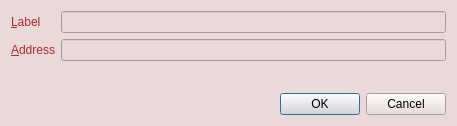
<?xml version="1.0" encoding="UTF-8"?>
<ui version="4.0">
 <class>EditAddressDialog</class>
 <widget class="QDialog" name="EditAddressDialog">
  <property name="geometry">
   <rect>
    <x>0</x>
    <y>0</y>
    <width>457</width>
    <height>126</height>
   </rect>
  </property>
  <property name="palette">
   <palette>
    <active>
     <colorrole role="Button">
      <brush brushstyle="SolidPattern">
       <color alpha="255">
        <red>233</red>
        <green>217</green>
        <blue>216</blue>
       </color>
      </brush>
     </colorrole>
     <colorrole role="Base">
      <brush brushstyle="SolidPattern">
       <color alpha="255">
        <red>233</red>
        <green>217</green>
        <blue>216</blue>
       </color>
      </brush>
     </colorrole>
     <colorrole role="Window">
      <brush brushstyle="SolidPattern">
       <color alpha="255">
        <red>233</red>
        <green>217</green>
        <blue>216</blue>
       </color>
      </brush>
     </colorrole>
    </active>
    <inactive>
     <colorrole role="Button">
      <brush brushstyle="SolidPattern">
       <color alpha="255">
        <red>233</red>
        <green>217</green>
        <blue>216</blue>
       </color>
      </brush>
     </colorrole>
     <colorrole role="Base">
      <brush brushstyle="SolidPattern">
       <color alpha="255">
        <red>233</red>
        <green>217</green>
        <blue>216</blue>
       </color>
      </brush>
     </colorrole>
     <colorrole role="Window">
      <brush brushstyle="SolidPattern">
       <color alpha="255">
        <red>233</red>
        <green>217</green>
        <blue>216</blue>
       </color>
      </brush>
     </colorrole>
    </inactive>
    <disabled>
     <colorrole role="Button">
      <brush brushstyle="SolidPattern">
       <color alpha="255">
        <red>233</red>
        <green>217</green>
        <blue>216</blue>
       </color>
      </brush>
     </colorrole>
     <colorrole role="Base">
      <brush brushstyle="SolidPattern">
       <color alpha="255">
        <red>233</red>
        <green>217</green>
        <blue>216</blue>
       </color>
      </brush>
     </colorrole>
     <colorrole role="Window">
      <brush brushstyle="SolidPattern">
       <color alpha="255">
        <red>233</red>
        <green>217</green>
        <blue>216</blue>
       </color>
      </brush>
     </colorrole>
    </disabled>
   </palette>
  </property>
  <property name="windowTitle">
   <string>Edit Address</string>
  </property>
  <layout class="QVBoxLayout" name="verticalLayout">
   <item>
    <layout class="QFormLayout" name="formLayout">
     <property name="fieldGrowthPolicy">
      <enum>QFormLayout::AllNonFixedFieldsGrow</enum>
     </property>
     <item row="0" column="0">
      <widget class="QLabel" name="label">
       <property name="styleSheet">
        <string notr="true">QLabel {
	margin-right: 0px;
	margin-top: 0px;
	margin-bottom: 0px;
	color: #AF272E;
}</string>
       </property>
       <property name="text">
        <string>&amp;Label</string>
       </property>
       <property name="buddy">
        <cstring>labelEdit</cstring>
       </property>
      </widget>
     </item>
     <item row="0" column="1">
      <widget class="QLineEdit" name="labelEdit">
       <property name="toolTip">
        <string>The label associated with this address list entry</string>
       </property>
      </widget>
     </item>
     <item row="1" column="0">
      <widget class="QLabel" name="label_2">
       <property name="styleSheet">
        <string notr="true">QLabel {
	margin-right: 0px;
	margin-top: 0px;
	margin-bottom: 0px;
	color: #AF272E;
}</string>
       </property>
       <property name="text">
        <string>&amp;Address</string>
       </property>
       <property name="buddy">
        <cstring>addressEdit</cstring>
       </property>
      </widget>
     </item>
     <item row="1" column="1">
      <widget class="QValidatedLineEdit" name="addressEdit">
       <property name="toolTip">
        <string>The address associated with this address list entry. This can only be modified for sending addresses.</string>
       </property>
      </widget>
     </item>
    </layout>
   </item>
   <item>
    <widget class="QDialogButtonBox" name="buttonBox">
     <property name="orientation">
      <enum>Qt::Horizontal</enum>
     </property>
     <property name="standardButtons">
      <set>QDialogButtonBox::Cancel|QDialogButtonBox::Ok</set>
     </property>
    </widget>
   </item>
  </layout>
 </widget>
 <customwidgets>
  <customwidget>
   <class>QValidatedLineEdit</class>
   <extends>QLineEdit</extends>
   <header>qvalidatedlineedit.h</header>
  </customwidget>
 </customwidgets>
 <resources/>
 <connections>
  <connection>
   <sender>buttonBox</sender>
   <signal>accepted()</signal>
   <receiver>EditAddressDialog</receiver>
   <slot>accept()</slot>
   <hints>
    <hint type="sourcelabel">
     <x>20</x>
     <y>20</y>
    </hint>
    <hint type="destinationlabel">
     <x>20</x>
     <y>20</y>
    </hint>
   </hints>
  </connection>
  <connection>
   <sender>buttonBox</sender>
   <signal>rejected()</signal>
   <receiver>EditAddressDialog</receiver>
   <slot>reject()</slot>
   <hints>
    <hint type="sourcelabel">
     <x>20</x>
     <y>20</y>
    </hint>
    <hint type="destinationlabel">
     <x>20</x>
     <y>20</y>
    </hint>
   </hints>
  </connection>
 </connections>
</ui>
